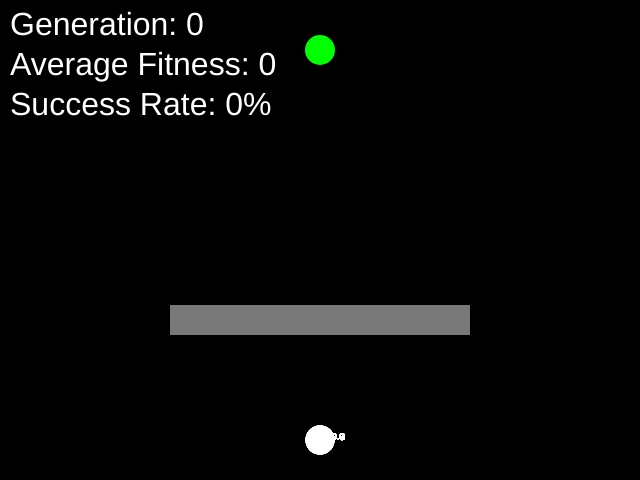
Frame 1 (no input)
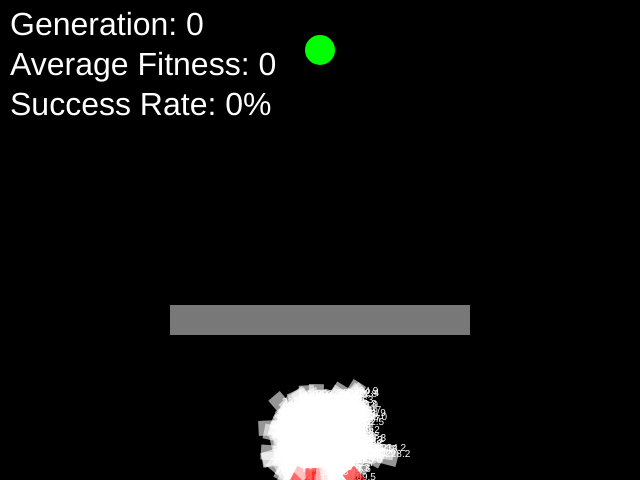
Frame 60 (no input)
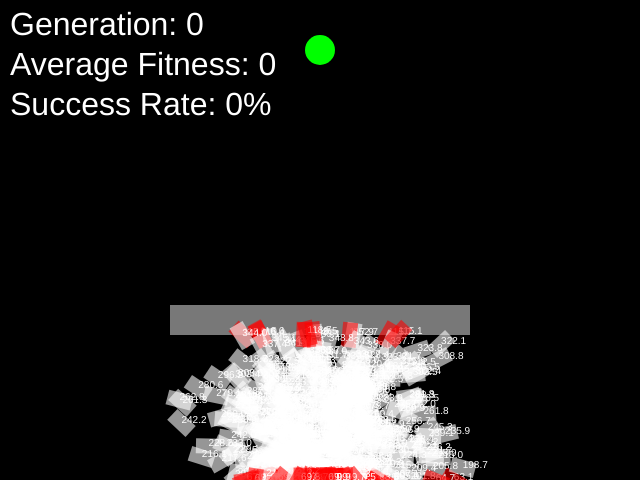
Frame 120 (the mouse pressed at the canvas centre since frame 60)

The p5.js sketch that drew these frames (run headless with seeded random() and noise() and a simulated clock; from frame 60 on, the mouse is pressed at the canvas centre):

// p5.js sketch
// ── sketch.js
const LIFE_SPAN = 600; // How long do flies live
const POP_SIZE = 500; // How many flies do we want
const REWARD_MULT = 10000; // What is the reward for finding food
const PUNISH_DIV = 3; // What is the punishment for hitting something
const MUTATION_RATE = 0.1; // What is the rate at which flies mutate

let count = 0;
let generation = 0;
let averageFit = 0;
let successRate = 0;

function setup() {

    createCanvas(640, 480);

    population = new Population(LIFE_SPAN, POP_SIZE, REWARD_MULT, PUNISH_DIV);
}

function draw() {
    background(0);

    population.run(count);

    textSize(32);
    fill(255);
    text("Generation: " + generation, 10, 35);
    text("Average Fitness: " + averageFit, 10, 75);
    text("Success Rate: " + successRate + "%", 10, 115);

    count++;

    if (count == LIFE_SPAN) {
        population.evaluate();

        averageFit = population.findAverageFitness();
        successRate = population.successRate;

        let newFlies = population.generateNewPopulation(MUTATION_RATE);

        population = new Population(LIFE_SPAN, POP_SIZE, REWARD_MULT, PUNISH_DIV, newFlies);

        count = 0;
        generation++;
    }
}
// ── DNA.js
class DNA {
    constructor(length) {
        this.genes = []

        for(let i = 0; i < length; i++){
            this.genes[i] = p5.Vector.random2D();
            this.genes[i].setMag(0.1);
        }

    }

    generateMergedDNA(mutationRate, parentA, parentB){

        let tempGenes = [];

        for(let i = 0; i < parentA.dna.genes.length; i++){

            let p = int(random());

            tempGenes.push(p ? parentA.dna.genes[i] : parentB.dna.genes[i]);
            
            let shouldMutate = random();

            if(mutationRate > shouldMutate){
                tempGenes[i] = p5.Vector.random2D();
                tempGenes[i].setMag(0.1);
            }
        }

        this.genes = tempGenes;
    }
}
// ── Fly.js
class Fly {
    constructor(lifeSpan, reward, punishment, food) {
        this.pos = createVector(width / 2, height - 40);
        this.acc = createVector();
        this.vel = createVector();
        this.dna = new DNA(lifeSpan);
        this.reward = reward;
        this.punishment = punishment;
        this.food = food;
        this.fitness = 0;
        this.hitSomething = false;
        this.gotFood = false;

        this.searchingColor = color(255, 150);
        this.foundColor = color(0, 255, 0, 150);
        this.hitColor = color(255, 0, 0, 150);
    }

    calcFitness() {
        // Fitness
        let distance = dist(this.pos.x, this.pos.y, this.food.pos.x, this.food.pos.y);
        this.fitness = map(distance, 0, width, width, 0);

        // Apply Modifiers
        if (distance <= this.food.radius) {
            this.fitness *= this.reward;
        }

        if (this.hitSomething) {
            this.fitness /= this.punishment;
        }
    }

    update(count, wall) {
        if (!this.hitSomething) {
            // If we haven't hit something we can move
            this.applyForce(this.dna.genes[count]);
            this.vel.add(this.acc);
            this.pos.add(this.vel);
            this.acc.mult(0);
        }
        // Hit Edges
        if (this.pos.y > height || this.pos.y < 0 || this.pos.x > width || this.pos.x < 0) {
            this.hitSomething = true;
        }
        // Hit Wall
        if (wall.hitWall(this.pos.x, this.pos.y)) {
            this.hitSomething = true;
        }

        // Check Food
        let distance = dist(this.pos.x, this.pos.y, this.food.pos.x, this.food.pos.y);
        if (distance < this.food.radius) {
            this.gotFood = true;
            this.hitSomething = true;
        }

        this.calcFitness();
    }

    applyForce(force) {
        this.acc.add(force);
    }

    show() {
        push();
        noStroke();
        translate(this.pos.x, this.pos.y);
        fill(255);
        textSize(10);
        text(this.fitness.toFixed(1), 0, 0);
        rotate(this.vel.heading());

        if (this.gotFood) {
            fill(this.foundColor);
        } else if (this.hitSomething) {
            fill(this.hitColor);
        } else {
            fill(this.searchingColor);
        }

        rectMode(CENTER);
        rect(0, 0, 25, 15);
        pop();
    }

}
// ── Food.js
class Food {
    constructor(x, y, radius) {
        this.pos = createVector(x, y);
        this.radius = radius;
    }

    show(){
        push();
        noStroke();
        translate(this.pos.x, this.pos.y);
        fill(0, 255, 0);
        ellipse(0, 0, this.radius, this.radius);
        pop();
    }

}
// ── Population.js
class Population {
    constructor(lifeSpan, popSize, reward, punishment, newPopulation) {
        this.lifeSpan = lifeSpan;
        this.popSize = popSize;
        this.reward = reward;
        this.punishment = punishment;
        this.successRate = 0;

        this.food = new Food(width / 2, 50, 30);
        this.wall = new Wall(width / 2, height - height / 3, 300, 30);

        this.flies = [];
        this.pool = [];

        if (newPopulation === undefined) {
            for (let i = 0; i < this.popSize; i++) {
                this.flies[i] = new Fly(this.lifeSpan, this.reward, this.punishment, this.food);
            }
        } else {
            this.flies = newPopulation;
        }
    }

    evaluate() {

        let maxFit = 0;

        for (let i = 0; i < this.popSize; i++) {

            if(this.flies[i].gotFood){
                this.successRate += 1;
            }

            if (this.flies[i].fitness > maxFit) {
                maxFit = this.flies[i].fitness;
            }
        }

        this.successRate = ((this.successRate/this.popSize) * 100).toFixed(1);

        for (let i = 0; i < this.popSize; i++) {

            let poolRank = int(this.flies[i].fitness / maxFit * 40);

            for (let j = 0; j < poolRank; j++) {
                this.pool.push(this.flies[i]);
            }
        }
    }


    findAverageFitness() {
        let totalFitness = 0;

        for (let i = 0; i < this.popSize; i++) {
            totalFitness += this.flies[i].fitness;
        }

        return (totalFitness / this.popSize).toFixed(2);
    }


    generateNewPopulation(mutationRate) {

        let newFlies = [];


        for (let i = 0; i < this.popSize; i++) {

            let newFly = new Fly(this.lifeSpan, this.reward, this.punishment, this.food);

            let randomA = int(random(0, this.pool.length));
            let randomB = int(random(0, this.pool.length));

            let parentA = this.pool[randomA];
            let parentB = this.pool[randomB];

            newFly.dna.generateMergedDNA(mutationRate, parentA, parentB);

            newFlies.push(newFly);
        }
        return newFlies;
    }

    run(count) {
        this.food.show();
        this.wall.show();
        for (let i = 0; i < this.popSize; i++) {
            this.flies[i].update(count, this.wall);
            this.flies[i].show();
        }
    }
}
// ── Wall.js
class Wall {
    constructor(x, y, w, h) {
        this.pos = createVector(x, y);
        this.w = w;
        this.h = h;
    }

    show(){
        push();
        noStroke();
        fill(120);
        translate(this.pos.x, this.pos.y);
        rectMode(CENTER);
        rect(0, 0, this.w, this.h);
        pop();
    }

    hitWall(flyX, flyY) {
        // Check if the flies position is within the bounds of the wall
        if (flyX > this.pos.x - this.w / 2 && flyX < this.pos.x + this.w / 2 && flyY > this.pos.y - this.h / 2 && flyY < this.pos.y + this.h / 2) {
            // If so we have hit the wall
            return true;
        } else {
            // Otherwise we haven't
            return false;
        }
    }
}
